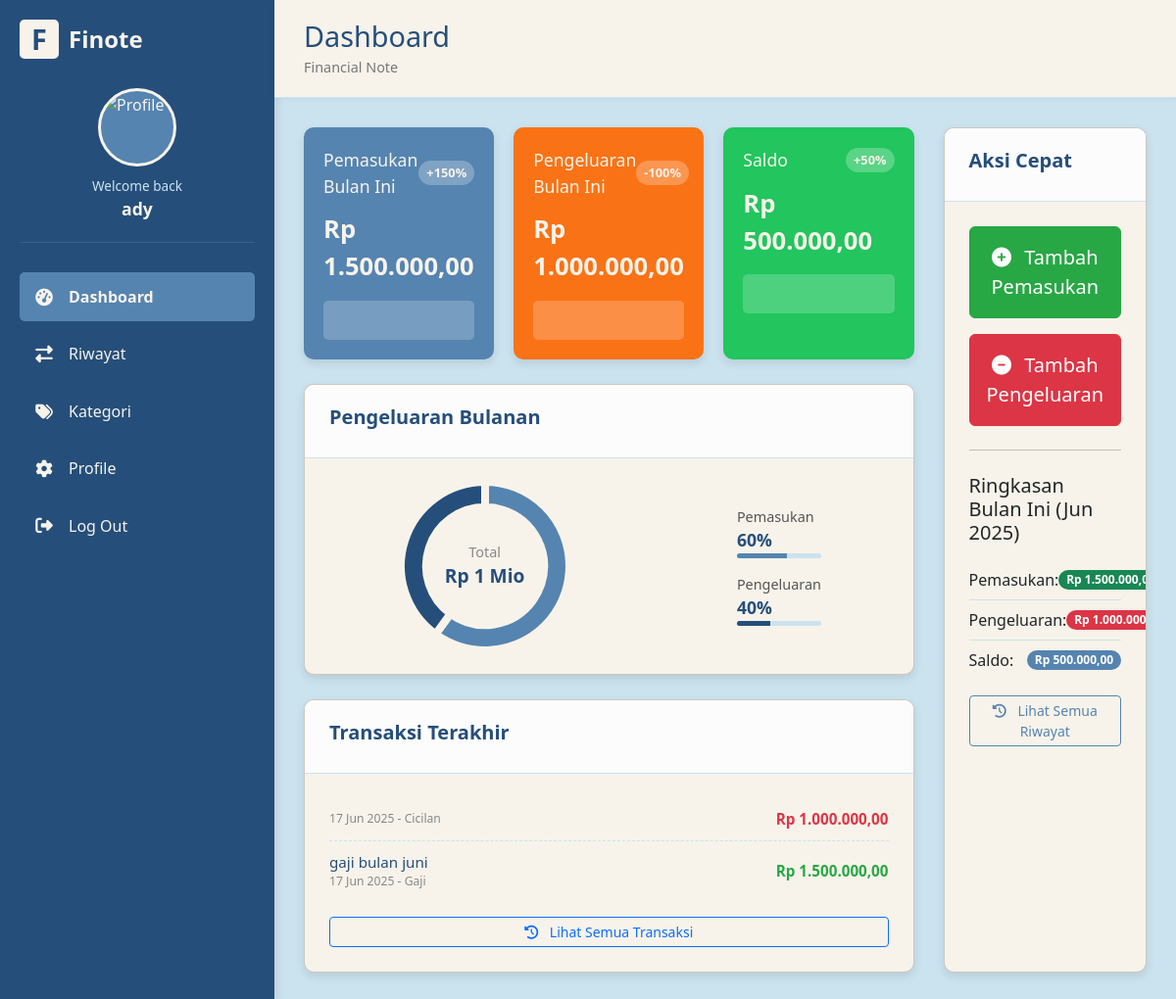
Page /user/dashboard.php (signed in) on the committed database.
### tables this page shows
CREATE TABLE `transactions` (
  `id` int NOT NULL,
  `user_id` int NOT NULL,
  `category_id` int DEFAULT NULL,
  `type` enum('income','expense') NOT NULL,
  `amount` decimal(15,2) NOT NULL,
  `description` text,
  `transaction_date` date NOT NULL,
  `created_at` datetime DEFAULT CURRENT_TIMESTAMP
);

CREATE TABLE `categories` (
  `id` int NOT NULL,
  `name` varchar(255) NOT NULL,
  `created_at` datetime DEFAULT CURRENT_TIMESTAMP,
  `type` enum('income','expense') NOT NULL DEFAULT 'expense'
);

### user/dashboard.php (the view, shortened to what the rows shown need)
<?php
require_once '../includes/auth.php';
$user_id = get_user_id();
$first_day_of_month = date('Y-m-01');
$last_day_of_month = date('Y-m-t');
$total_income_month = 0;
$total_expense_month = 0;
$sql_income_month = "SELECT SUM(amount) AS total FROM transactions WHERE user_id = ? AND type = 'income' AND transaction_date BETWEEN ? AND ?";
if ($stmt_income_month = $conn->prepare($sql_income_month)) {
    $stmt_income_month->bind_param('iss', $user_id, $first_day_of_month, $last_day_of_month);
    if ($stmt_income_month->execute()) {
        $result_income_month = $stmt_income_month->get_result();
        $row_income_month = $result_income_month->fetch_assoc();
        $total_income_month = $row_income_month['total'] ?? 0;
    }
}
$sql_expense_month = "SELECT SUM(amount) AS total FROM transactions WHERE user_id = ? AND type = 'expense' AND transaction_date BETWEEN ? AND ?";
if ($stmt_expense_month = $conn->prepare($sql_expense_month)) {
    $stmt_expense_month->bind_param('iss', $user_id, $first_day_of_month, $last_day_of_month);
    if ($stmt_expense_month->execute()) {
        $result_expense_month = $stmt_expense_month->get_result();
        $row_expense_month = $result_expense_month->fetch_assoc();
        $total_expense_month = $row_expense_month['total'] ?? 0;
    }
}
$balance_month = $total_income_month - $total_expense_month;
$latest_transactions = [];
$sql_latest_transactions = "SELECT t.amount, t.description, t.transaction_date, t.type, c.name AS category_name
                             FROM transactions t
                             JOIN categories c ON t.category_id = c.id
                             WHERE t.user_id = ?
                             ORDER BY t.created_at DESC LIMIT 5";
if ($stmt_latest = $conn->prepare($sql_latest_transactions)) {
    $stmt_latest->bind_param('i', $user_id);
    if ($stmt_latest->execute()) {
        $result_latest = $stmt_latest->get_result();
        while ($row_latest = $result_latest->fetch_assoc()) {
            $latest_transactions[] = $row_latest;
        }
    }
}
?>
<!DOCTYPE html>
<html lang="id">
<head>
    <link href="https://cdn.jsdelivr.net/npm/bootstrap@5.3.3/dist/css/bootstrap.min.css" rel="stylesheet">
    <link rel="stylesheet" href="https://cdnjs.cloudflare.com/ajax/libs/font-awesome/6.5.2/css/all.min.css" />
</head>
<body>
    <div class="main-content">
        <div class="header">
            <div class="title">
                <h1>Dashboard</h1>
            </div>
        </div>
        <div class="content">
            <div class="dashboard-grid">
                <div class="left-content">
                    <div class="card">
                        <div class="card-content">
                            <?php if (empty($latest_transactions)): ?>
                                <div class="alert alert-info" role="alert">
                                    Belum ada transaksi terbaru.
                                </div>
                            <?php else: ?>
                                <div class="transaction-list-compact">
                                    <?php foreach ($latest_transactions as $t): ?>
                                        <div class="transaction-item">
                                            <div>
                                                <div class="description"><?php echo htmlspecialchars($t['description']); ?></div>
                                                <div class="date"><?php echo date('d M Y', strtotime($t['transaction_date'])); ?> - <?php echo htmlspecialchars($t['category_name']); ?></div>
                                            </div>
                                            <div class="amount <?php echo ($t['type'] == 'income' ? 'income' : 'expense'); ?>">
                                                Rp <?php echo number_format($t['amount'], 2, ',', '.'); ?>
                                            </div>
                                        </div>
                                    <?php endforeach; ?>
                                </div>
                            <?php endif; ?>
                        </div>
                    </div>
                </div>
            </div>
        </div>
    </div>
    <script>
    document.addEventListener('DOMContentLoaded', function() {
        const ctxBalance = document.getElementById('monthlyBalanceChart');
        const totalIncomeMonth = <?php echo json_encode($total_income_month); ?>;
        const totalExpenseMonth = <?php echo json_encode($total_expense_month); ?>;
        const balanceMonth = <?php echo json_encode($balance_month); ?>;
        const balanceChartData = {
            labels: ['Pemasukan', 'Pengeluaran'],
            datasets: [{
                label: 'Ringkasan Bulan Ini',
                data: [totalIncomeMonth, totalExpenseMonth],
                backgroundColor: [
                    '#5584B0',
                    '#254E7A'
                ],
                borderColor: '#F7F3EA',
                borderWidth: 8,
                hoverOffset: 0
            }]
        };
        if (totalIncomeMonth === 0 && totalExpenseMonth === 0) {
            const context = ctxBalance.getContext('2d');
            context.font = '16px Arial';
            context.textAlign = 'center';
            context.fillText('Belum ada data saldo bulan ini.', ctxBalance.width / 2, ctxBalance.height / 2);
        } else {
            new Chart(ctxBalance, {
                type: 'doughnut',
                data: balanceChartData,
                options: {
                    responsive: true,
                    maintainAspectRatio: false,
                    cutout: '70%',
                    plugins: {
                        legend: {
                            display: false
                        },
                        tooltip: {
                            callbacks: {
                                label: function(context) {
                                    let label = context.label || '';
                                    if (label) {
                                        label += ': ';
                                    }
                                    if (context.parsed !== null) {
                                        label += new Intl.NumberFormat('id-ID', { style: 'currency', currency: 'IDR' }).format(context.parsed);
                                    }
                                    return label;
                                }
                            }
                        }
                    },
                    events: ['mousemove', 'mouseout', 'click', 'touchstart', 'touchmove', 'touchend'],
                }
            });
        }
    });
    </script>
</body>
</html>

### rows in the picture
transactions: transaction_date "17 Jun 2025", category.name "Cicilan", amount "1.000.000,00"
transactions: description "gaji bulan juni", transaction_date "17 Jun 2025", category.name "Gaji", amount "1.500.000,00"

### other values in the picture
$username "ady"
$total_income_month > 0 ? ($total_income_month / 1000000 * 100) : 0 "150"
$total_income_month "1.500.000,00"
$total_expense_month > 0 ? ($total_expense_month / 1000000 * 100) : 0 "100"
$total_expense_month "1.000.000,00"
$balance_month > 0 ? ($balance_month / 1000000 * 100) : 0 "50"
$balance_month "500.000,00"
$balance_month / 1000000 "1"
$income_percentage "60"
$expense_percentage "40"
chart data {{ json_encode($total_income_month) }} "1500000.00"
chart data {{ json_encode($total_expense_month) }} "1000000.00"
